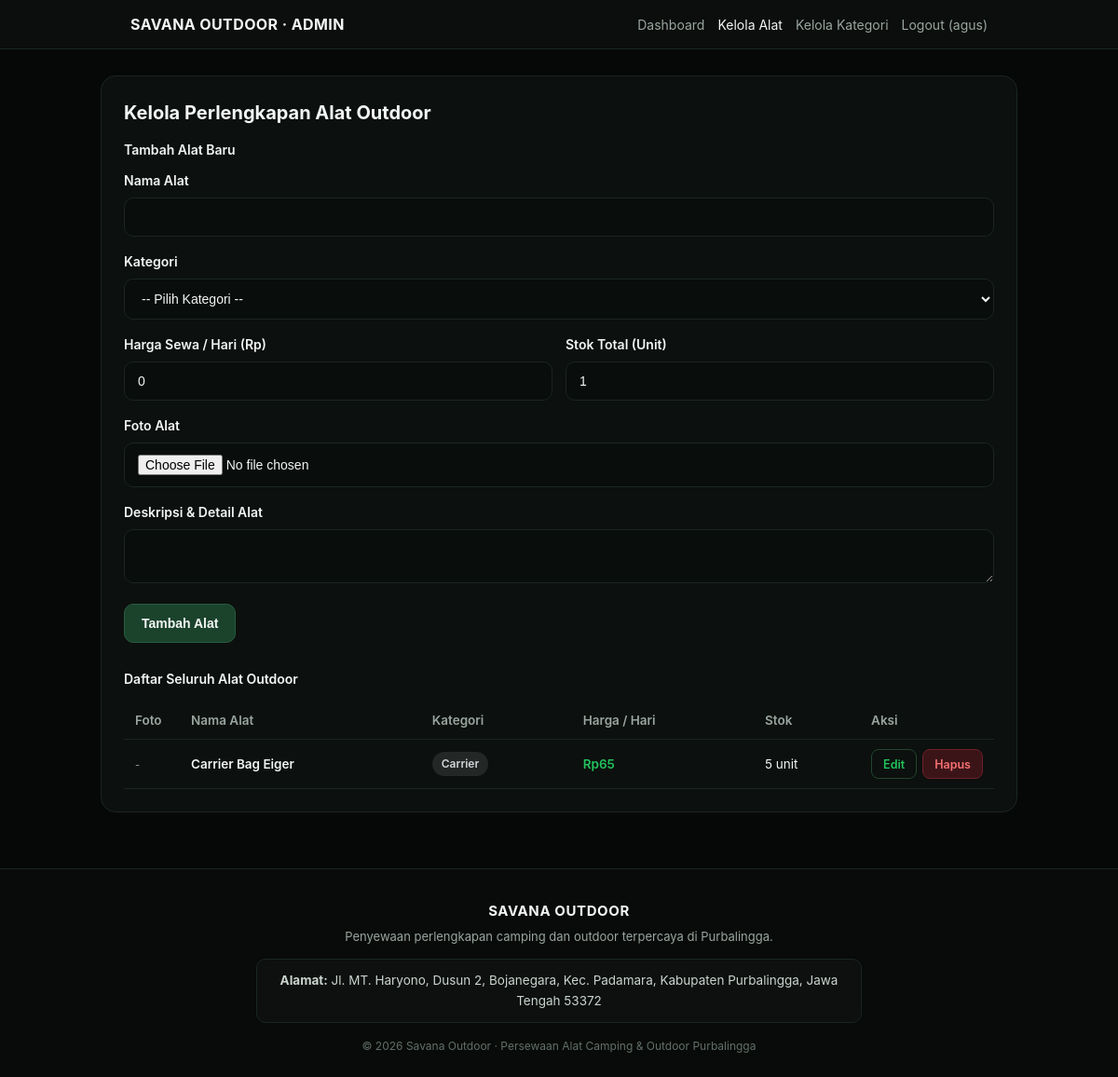
The page /admin/kelola_alat.php (signed in) on the database its author committed.
### tables this page shows
CREATE TABLE `alat` (
  `id_alat` int(11) NOT NULL,
  `id_kategori` int(11) NOT NULL,
  `nama_alat` varchar(100) NOT NULL,
  `deskripsi` text DEFAULT NULL,
  `harga_sewa` decimal(12,2) NOT NULL,
  `stok_total` int(10) UNSIGNED NOT NULL DEFAULT 0,
  `foto_alat` varchar(255) DEFAULT NULL
);

CREATE TABLE `kategori_alat` (
  `id_kategori` int(11) NOT NULL,
  `nama_kategori` varchar(100) NOT NULL,
  `deskripsi` text DEFAULT NULL
);

### config/koneksi.php (called while the page is built, shortened)
<?php
function rupiah($angka) {
    return 'Rp' . number_format((float)$angka, 0, ',', '.');
}

### admin/kelola_alat.php (the view, shortened to what this page needs)
<?php
require_once __DIR__ . '/../config/koneksi.php';
$edit_mode = false;
$data_edit = null;
$kategoris = mysqli_query($conn, "SELECT * FROM kategori_alat ORDER BY nama_kategori ASC");
$alats     = mysqli_query($conn, "SELECT a.*, k.nama_kategori
    FROM alat a
    JOIN kategori_alat k ON a.id_kategori = k.id_kategori
    ORDER BY a.id_alat DESC");
include __DIR__ . '/../includes/header.php';
?>
<div class="container-wide">
    <div class="card-shell">
        <h2 style="font-size:20px; margin-bottom:14px;">Kelola Perlengkapan Alat Outdoor</h2>
        <?php if ($edit_mode && $data_edit): ?>
            <div class="info-box" style="margin-top:0; margin-bottom:24px; border-color:var(--border-subtle);">
                <div style="display:flex; justify-content:space-between; align-items:center; margin-bottom:14px;">
                    <div class="label-heading" style="margin-bottom:0; color:var(--text-main);">
                        Edit Alat: <?= htmlspecialchars($data_edit['nama_alat']) ?>
                    </div>
                    <a href="kelola_alat.php" style="font-size:13px; color:var(--text-muted);">Batal Edit ✕</a>
                </div>
                <form method="POST" action="kelola_alat.php" enctype="multipart/form-data">
                    <input type="hidden" name="id_alat" value="<?= (int)$data_edit['id_alat'] ?>">
                    <div class="form-group">
                        <label class="form-label">Nama Alat</label>
                        <input type="text" name="nama_alat" class="form-control" value="<?= htmlspecialchars($data_edit['nama_alat']) ?>" required>
                    </div>
                    <div class="form-group">
                        <label class="form-label">Kategori</label>
                        <select name="kategori_id" class="form-control" required>
                            <option value="">-- Pilih Kategori --</option>
                            <?php
                            mysqli_data_seek($kategoris, 0);
                            while ($k = mysqli_fetch_assoc($kategoris)):
                            ?>
                                <option value="<?= (int)$k['id_kategori'] ?>" <?= (int)$data_edit['id_kategori'] === (int)$k['id_kategori'] ? 'selected' : '' ?>>
                                    <?= htmlspecialchars($k['nama_kategori']) ?>
                                </option>
                            <?php endwhile; ?>
                        </select>
                    </div>
                    <div style="display:grid; grid-template-columns:1fr 1fr; gap:14px;">
                        <div class="form-group">
                            <label class="form-label">Harga Sewa / Hari (Rp)</label>
                            <input type="number" name="harga_sewa" class="form-control" value="<?= (float)$data_edit['harga_sewa'] ?>" required min="0">
                        </div>
                        <div class="form-group">
                            <label class="form-label">Stok Total (Unit)</label>
                            <input type="number" name="stok" class="form-control" value="<?= (int)$data_edit['stok_total'] ?>" required min="0">
                        </div>
                    </div>
                    <div class="form-group">
                        <label class="form-label">Foto Alat (Pilih file baru jika ingin mengganti)</label>
                        <?php if (!empty($data_edit['foto_alat'])): ?>
                            <div style="margin-bottom:8px; display:flex; align-items:center; gap:10px;">
                                <img src="/savana_outdoor/assets/uploads/alat/<?= htmlspecialchars($data_edit['foto_alat']) ?>" alt="Foto" style="width:50px; height:50px; object-fit:cover; border-radius:6px; border:1px solid var(--border-subtle);">
                                <span style="font-size:12.5px; color:var(--text-muted);">Foto saat ini: <?= htmlspecialchars($data_edit['foto_alat']) ?></span>
                            </div>
                        <?php endif; ?>
                        <input type="file" name="gambar" accept="image/*" class="form-control">
                    </div>
                    <div class="form-group">
                        <label class="form-label">Deskripsi & Detail Alat</label>
                        <textarea name="deskripsi" rows="3" class="form-control"><?= htmlspecialchars($data_edit['deskripsi'] ?? '') ?></textarea>
                    </div>
                    <div style="display:flex; gap:10px; margin-top:8px;">
                        <button type="submit" name="edit_alat" class="btn-primary-green btn-inline">Simpan Perubahan</button>
                        <a href="kelola_alat.php" class="btn-outline-green btn-inline">Batal</a>
                    </div>
                </form>
            </div>
        <?php else: ?>
            <form method="POST" action="kelola_alat.php" enctype="multipart/form-data" style="margin-bottom:28px;">
                <div class="label-heading">Tambah Alat Baru</div>
                <div class="form-group">
                    <label class="form-label">Nama Alat</label>
                    <input type="text" name="nama_alat" class="form-control" required>
                </div>
                <div class="form-group">
                    <label class="form-label">Kategori</label>
                    <select name="kategori_id" class="form-control" required>
                        <option value="">-- Pilih Kategori --</option>
                    </select>
                </div>
                <div style="display:grid; grid-template-columns:1fr 1fr; gap:14px;">
                    <div class="form-group">
                        <label class="form-label">Harga Sewa / Hari (Rp)</label>
                        <input type="number" name="harga_sewa" class="form-control" value="0" required min="0">
                    </div>
                    <div class="form-group">
                        <label class="form-label">Stok Total (Unit)</label>
                        <input type="number" name="stok" class="form-control" value="1" required min="0">
                    </div>
                </div>
                <div class="form-group">
                    <label class="form-label">Foto Alat</label>
                    <input type="file" name="gambar" accept="image/*" class="form-control">
                </div>
                <div class="form-group">
                    <label class="form-label">Deskripsi & Detail Alat</label>
                    <textarea name="deskripsi" rows="2" class="form-control"></textarea>
                </div>
                <button type="submit" name="tambah_alat" class="btn-primary-green btn-inline">Tambah Alat</button>
            </form>
        <?php endif; ?>
        <div class="label-heading">Daftar Seluruh Alat Outdoor</div>
        <div class="table-wrap">
            <table>
                <thead>
                    <tr>
                        <th>Foto</th>
                        <th>Nama Alat</th>
                        <th>Kategori</th>
                        <th>Harga / Hari</th>
                        <th>Stok</th>
                        <th style="width:140px;">Aksi</th>
                    </tr>
                </thead>
                <tbody>
                    <?php if ($alats && mysqli_num_rows($alats) > 0): ?>
                        <?php while ($a = mysqli_fetch_assoc($alats)): ?>
                            <tr>
                                <td style="width:60px;">
                                    <?php if (!empty($a['foto_alat'])): ?>
                                        <img src="/savana_outdoor/assets/uploads/alat/<?= htmlspecialchars($a['foto_alat']) ?>" alt="" style="width:44px; height:44px; object-fit:contain; background:#070a08; border-radius:6px; border:1px solid var(--border-subtle);">
                                    <?php else: ?>
                                        <span style="color:var(--text-muted); font-size:11px;">-</span>
                                    <?php endif; ?>
                                </td>
                                <td style="font-weight:600;"><?= htmlspecialchars($a['nama_alat']) ?></td>
                                <td><span class="badge badge-muted"><?= htmlspecialchars($a['nama_kategori']) ?></span></td>
                                <td style="color:var(--green-accent); font-weight:600;"><?= rupiah($a['harga_sewa']) ?></td>
                                <td><?= (int)$a['stok_total'] ?> unit</td>
                                <td>
                                    <div style="display:flex; gap:6px;">
                                        <a href="kelola_alat.php?edit=<?= (int)$a['id_alat'] ?>" class="btn-outline-green btn-sm">
                                            Edit
                                        </a>
                                        <a href="kelola_alat.php?hapus=<?= (int)$a['id_alat'] ?>" class="btn-danger btn-sm" onclick="return confirm('Yakin ingin menghapus alat ini?')">
                                            Hapus
                                        </a>
                                    </div>
                                </td>
                            </tr>
                        <?php endwhile; ?>
                    <?php else: ?>
                        <tr>
                            <td colspan="6" style="text-align:center; color:var(--text-muted); padding:20px;">Belum ada data alat.</td>
                        </tr>
                    <?php endif; ?>
                </tbody>
            </table>
        </div>
    </div>
</div>
<?php include __DIR__ . '/../includes/footer.php'; ?>

### assets/css/style.css (style rules this page uses)
:root { --bg-main: #060807; --bg-card: #0c100e; --bg-input: #090d0b; --border-subtle: #1b2620; --green-banner: #184229; --green-btn: #1b432c; --green-btn-hover: #225438; --green-accent: #22c55e; --text-main: #f3f6f4; --text-muted: #9aa69f; --danger-bg: #3b1418; --danger-text: #f87171; --warn-bg: #3b2611; --warn-text: #fb923c; --info-bg: #13293d; --info-text: #60a5fa; --ok-bg: #11301e; --ok-text: #4ade80; }
* { box-sizing: border-box; margin: 0; padding: 0; }
body { background-color: var(--bg-main); color: var(--text-main); font-family: -apple-system, BlinkMacSystemFont, "Segoe UI", Roboto, Inter, sans-serif; line-height: 1.5; min-height: 100vh; }
a { color: inherit; text-decoration: none; }
.container-wide { max-width: 1020px; margin: 28px auto 60px; padding: 0 18px; }
.card-shell { background: var(--bg-card); border: 1px solid var(--border-subtle); border-radius: 16px; overflow: hidden; padding: 24px; }
.label-heading { font-size: 14px; font-weight: 600; color: var(--text-main); margin-bottom: 12px; }
.btn-primary-green, .btn-outline-green, .btn-danger, .btn-muted, .btn-wa { display: inline-flex; align-items: center; justify-content: center; text-align: center; height: 42px; min-height: 42px; padding: 0 18px; font-size: 14px; font-weight: 600; border-radius: 10px; box-sizing: border-box; cursor: pointer; text-decoration: none; transition: all 0.15s ease; line-height: 1.2; border: 1px solid transparent; }
.btn-primary-green { width: 100%; background: var(--green-btn); border-color: #285c3e; color: var(--text-main); }
.btn-outline-green { width: 100%; background: transparent; border-color: #224631; color: var(--green-accent); }
.btn-danger { background: var(--danger-bg); border-color: #6b2128; color: var(--danger-text); }
.btn-sm { height: 32px !important; min-height: 32px !important; padding: 0 12px !important; font-size: 12.5px !important; border-radius: 8px !important; width: auto !important; }
.btn-inline { width: auto !important; }
.badge { display: inline-block; padding: 4px 10px; border-radius: 999px; font-size: 12px; font-weight: 600; }
.badge-muted { background: #232725; color: #d1d5db; }
.form-group { margin-bottom: 16px; }
.form-label { display: block; font-size: 14px; font-weight: 600; margin-bottom: 8px; color: var(--text-main); }
.form-control { width: 100%; background: var(--bg-input); border: 1px solid var(--border-subtle); border-radius: 10px; padding: 12px 14px; color: var(--text-main); font-size: 14px; }
.table-wrap { overflow-x: auto; margin-top: 14px; }
table { width: 100%; border-collapse: collapse; font-size: 13.5px; }
th, td { padding: 10px 12px; border-bottom: 1px solid var(--border-subtle); text-align: left; }
th { color: var(--text-muted); font-weight: 600; }

### rows shown on the page
alat: nama_alat "Carrier Bag Eiger", id_kategori.nama_kategori "Carrier", harga_sewa "Rp65", stok_total "5"

### other values the page prints
$_SESSION['admin_nama'] "agus"
